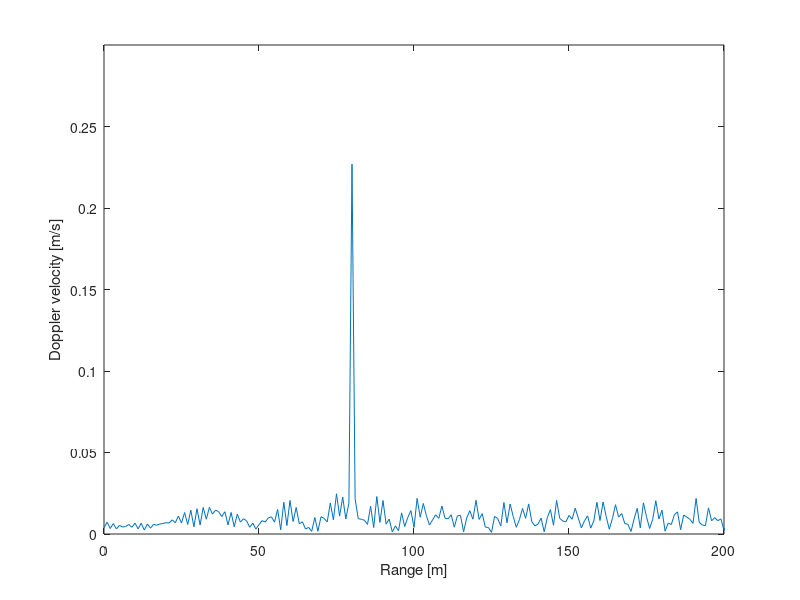
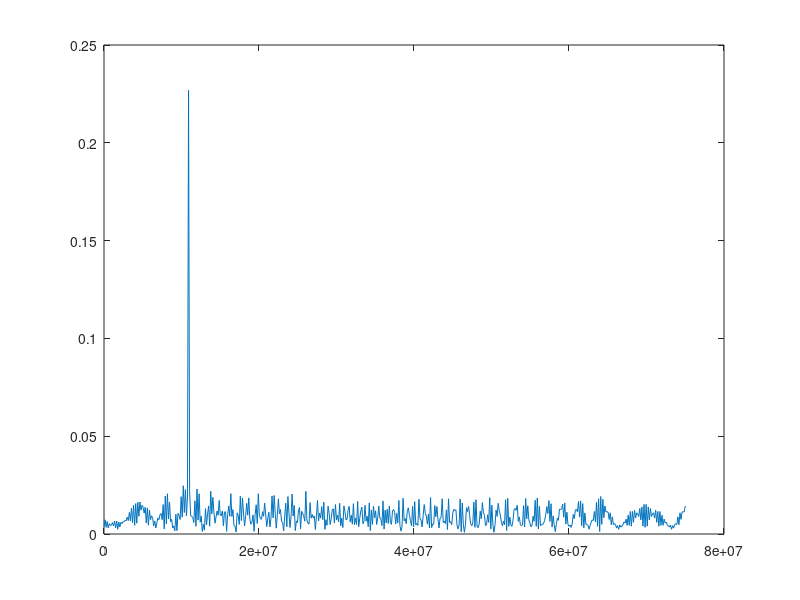
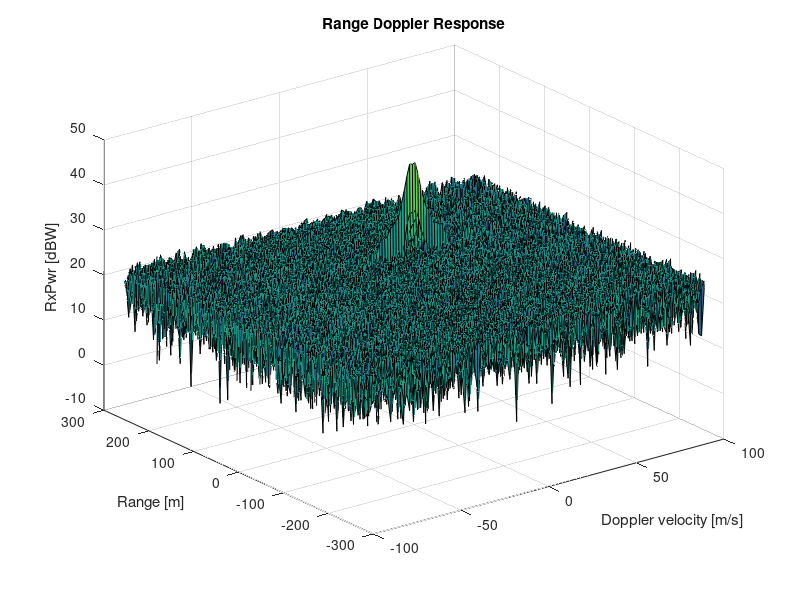

Write MATLAB code to recreate these figures, in order. (Note: this script raises an error after producing the figures.)
clear all
clc;

%% Radar Specifications 
%%%%%%%%%%%%%%%%%%%%%%%%%%%
% Frequency of operation = 77GHz
% Max Range = 200m
range_max = 200;
% Range Resolution = 1 m
ds = 1;
% Max Velocity = 100 m/s
%%%%%%%%%%%%%%%%%%%%%%%%%%%

%speed of light = 3e8
c = 3e8;
%% User Defined Range and Velocity of target
% *%TODO* :
% define the target's initial position and velocity. Note : Velocity
% remains contant

target_position = 80;
velocity = 20;
 


%% FMCW Waveform Generation

% *%TODO* :
% Design the FMCW waveform by giving the specs of each of its parameters.
% Calculate the Bandwidth (B), Chirp Time (Tchirp) and Slope (slope) of the FMCW
% chirp using the requirements above.
B = c / 2* ds;
Tchirp = 5.5 * (range_max*2/c);
slope = B / Tchirp;
disp(slope);

% Operating carrier frequency of Radar 
fc= 77e9;             %carrier freq
                                                          
% The number of chirps in one sequence. Its ideal to have 2^ value for the ease of running the FFT
%for Doppler Estimation. 
Nd=128;                   % #of doppler cells OR #of sent periods % number of chirps

% The number of samples on each chirp. 
Nr=1024;                  %for length of time OR # of range cells

% Timestamp for running the displacement scenario for every sample on each
% chirp
t=linspace(0,Nd*Tchirp,Nr*Nd); %total time for samples

% Creating the vectors for Tx, Rx and Mix based on the total samples input.
Tx=zeros(1,length(t)); %transmitted signal
Rx=zeros(1,length(t)); %received signal
Mix = zeros(1,length(t)); %beat signal

% Similar vectors for range_covered and time delay.
r_t=zeros(1,length(t));
td=zeros(1,length(t));

%% Signal generation and Moving Target simulation
% Running the radar scenario over the time. 

for i=1:length(t)         
        
    % *%TODO* :
    % For each time stamp update the Range of the Target for constant velocity. 
    r_t(i) = target_position + t(i)*velocity;
    td(i) = 2 * r_t(i)/c;

    % *%TODO* :
    % For each time sample we need update the transmitted and
    % received signal. 
    Tx(i) = cos(2 * pi * (fc * t(i) + 0.5 * slope * t(i)^2));
    Rx(i) = cos(2 * pi * (fc * (t(i) - td(i)) + 0.5 * slope * (t(i) - td(i))^2));
  
    % *%TODO* :
    % Now by mixing the Transmit and Receive generate the beat signal
    % This is done by element wise matrix multiplication of Transmit and
    % Receiver Signal
    Mix(i) = Tx(i) .* Rx(i);
    
end

%% RANGE MEASUREMENT

% *%TODO* :
% reshape the vector into Nr*Nd array. Nr and Nd here would also define the size of
% Range and Doppler FFT respectively.
Mix = reshape(Mix, [Nr, Nd]);

% *%TODO* :
%run the FFT on the beat signal along the range bins dimension (Nr) and
%normalize.
% TODO : Compute the Fourier transform of the signal. 
signal_fft = fft(Mix);

% *%TODO* :
% Take the absolute value of FFT output
L = Tchirp * B;
signal_fft = abs(signal_fft/L);

% *%TODO* :
% Output of FFT is double sided signal, but we are interested in only one side of the spectrum.
signal_fft = signal_fft(1:L/2+1);

%plotting the range
f = B * (0:(L/2))/L;
R = (c * Tchirp * f) / (2 * B);
figure ('Name','Range from First FFT')
plot(R, signal_fft);
xlabel('Doppler velocity [m/s]')
xlabel('Range [m]')
ylabel('Doppler velocity [m/s]')
axis ([0 200 0 0.3]);

%TODO* :
% plot FFT output 
figure ('Name','FFT')
plot(f, signal_fft); 




%% RANGE DOPPLER RESPONSE

% Range Doppler Map Generation.

% The output of the 2D FFT is an image that has reponse in the range and
% doppler FFT bins. So, it is important to convert the axis from bin sizes
% to range and doppler based on their Max values.
Mix=reshape(Mix,[Nr,Nd]);

% 2D FFT using the FFT size for both dimensions.
sig_fft2 = fft2(Mix,Nr,Nd);

% Taking just one side of signal from Range dimension.
sig_fft2 = sig_fft2(1:Nr/2,1:Nd);
sig_fft2 = fftshift (sig_fft2);
RDM = abs(sig_fft2);
RDM = 10*log10(RDM) ;

% Use the surf function to plot the output of 2DFFT and to show axis in both
% dimensions
doppler_axis = linspace(-100,100,Nd);
range_axis = linspace(-200,200,Nr/2)*((Nr/2)/400);
figure,surf(doppler_axis,range_axis,RDM)
title('Range Doppler Response')
xlabel('Doppler velocity [m/s]')
ylabel('Range [m]')
zlabel('RxPwr [dBW]')

%% CFAR implementation

% Slide Window through the complete Range Doppler Map

% *%TODO* :
% Create a vector to store noise_level for each iteration on training cells
signal_cfar_2D = zeros(Nr/2, Nd);
noise_level = zeros(1,1);

% *%TODO* :
% design a loop such that it slides the CUT across range doppler map by
% giving margins at the edges for Training and Guard Cells.
% For every iteration sum the signal level within all the training
% cells. To sum convert the value from logarithmic to linear using db2pow
% function. Average the summed values for all of the training
% cells used. After averaging convert it back to logarithimic using pow2db.
% Further add the offset to it to determine the threshold. Next, compare the
% signal under CUT with this threshold. If the CUT level > threshold assign
% it a value of 1, else equate it to 0.

% Use RDM[x,y] as the matrix from the output of 2D FFT for implementing CFAR

% The number of Training Cells in both the dimensions.
Tr = 14; % Training cells in Range dimension
Td = 8; % Training cells in Doppler dimension

% The number of Guard Cells in both dimensions around the Cell under 
% test (CUT) for accurate estimation
Gr = 8; % Guard cells in Range dimension
Gd = 4; % Guard cells in Doppler dimension

% The offset the threshold by SNR value in dB
offset = 7;

% Total number of training cells
num_cells = (2*Tr + 2*Gr + 1)*(2*Td + 2*Gd + 1) - (2*Gr + 1)*(2*Gd + 1);

% Nr - number of Range cells 
% Nd - number of Doppler cells
for i = 1:(Nr/2 - (2*Gr + 2*Tr))  % looping across cells  in range dimension (X)
    for j = 1:(Nd - (2*Gd + 2*Td)) % for each cell in range dimension looping across cells in doppler dimension (Y)

        % For every iteration sum the signal level within all the training
        % cells. To sum convert the value from logarithmic to linear using 
        % db2pow function.
        signal_1 = sum(db2pow(RDM(i : i + 2*Tr + 2*Gr, j : j + 2*Td + 2*Gd)), "all");
        signal_2 = sum(db2pow(RDM(i + Tr : i + Tr + 2*Gr, j + Td : j + Td + 2*Gd)), "all");
        signal_level = signal_1 - signal_2;

        % Average the summed values for all of the training cells used. 
        % After averaging convert it back to logarithmic using pow2db. 
        % Measure and average the noise across all the training cells. This
        % gives the threshold. Add the offset (if in signal strength in dB)
        % to the threshold to keep the false alarm to the minimum
        threshold = signal_level / num_cells;
        threshold = pow2db(threshold) + offset;
        threshold = db2pow(threshold);

        % Determine the signal level at the Cell Under Test.
        signal = db2pow(RDM(i + Tr + Gr, j + Td + Gd));

        % If the CUT signal level is greater than the Threshold, assign a 
        % value of 1, else equate it to zero.
        if(signal <= threshold)
            signal = 0;
        else
            signal = 1;
        end
     
        signal_cfar_2D(i + Tr + Gr, j + Td + Gd) = signal;
    end
end

% *%TODO* :
% display the CFAR output using the Surf function like we did for Range
% Doppler Response output.
figure,surf(doppler_axis,range_axis,signal_cfar_2D);
colorbar;
title('2D CA-CFAR')
xlabel('Doppler velocity [m/s]')
ylabel('Range [m]')
zlabel('Detection')

